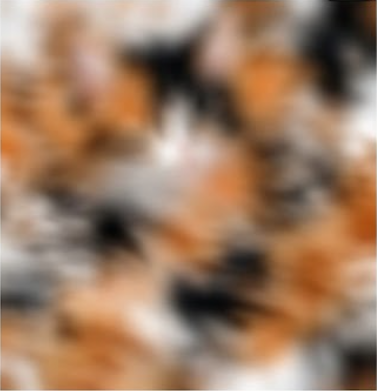
#> input picture H1/UNet/cats_generated/cat_1.png, 377 x 391 px; its folder holds only this picture in this run
$ python -i coco_export.py   (imports and definitions only)
#> lines starting #> are read from the running program, lines starting #| are printed output that depends on the picture
"""
Materialise the Chimera COCO corpus (CPU only).

Reads manifest.json (itzagasta/chimera-coco-manifest), takes each referenced image from the Kaggle COCO 2017 copy
(awsaf49/coco-2017-dataset), center-crops it to a square, resizes to 512 px and stores it once by COCO id.
Output: /kaggle/working/chimera_coco.zip containing images/<id>.jpg, manifest.json and export_stats.json.
"""
import glob
import json
import os
import zipfile

from PIL import Image

RES = 512
# Never glob recursively under /kaggle/input: it includes the 123k-file COCO mount and the walk can hang for
# an hour before the first line of output. Only look a few fixed levels deep.
def find(pattern):
    for depth in ("/kaggle/input/*/", "/kaggle/input/*/*/", "/kaggle/input/*/*/*/", "/kaggle/input/*/*/*/*/"):
        hits = glob.glob(depth + pattern)
        if hits:
            return hits[0]
    raise SystemExit(f"not found under /kaggle/input: {pattern}")


# [1 line not run here, left out]
# [1 line that did not run here, left out]
# [1 line not run here, left out]

# [1 line that did not run here, left out]
# [2 lines not run here, left out]
# [1 line that did not run here, left out]
# [1 line not run here, left out]


def square_512(path):
    im = Image.open(path).convert("RGB")
    w, h = im.size
#> w = 377; h = 391
    s = min(w, h)
#> s = 377
    im = im.crop(((w - s) // 2, (h - s) // 2, (w - s) // 2 + s, (h - s) // 2 + s))
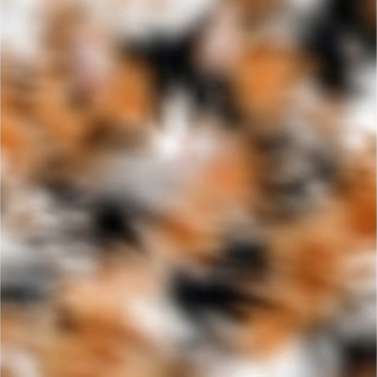
#> im: PIL image 377x377 RGB; mean R, G, B 154.2, 122.1, 97.6
    return im.resize((RES, RES), Image.LANCZOS), (w, h)


missing, sizes = [], {}
# [20 lines not run here, left out]

>>> result = square_512('../../../H1/UNet/cats_generated/cat_1.png')
